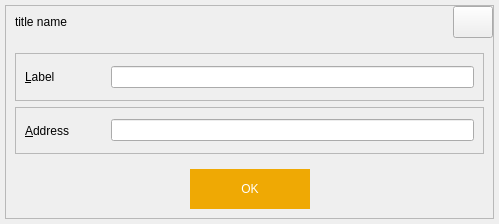
<?xml version="1.0" encoding="UTF-8"?>
<ui version="4.0">
 <class>EditAddressDialog</class>
 <widget class="QDialog" name="EditAddressDialog">
  <property name="geometry">
   <rect>
    <x>0</x>
    <y>0</y>
    <width>499</width>
    <height>224</height>
   </rect>
  </property>
  <property name="windowTitle">
   <string>Edit Address</string>
  </property>
  <layout class="QGridLayout" name="gridLayout">
   <property name="leftMargin">
    <number>5</number>
   </property>
   <property name="topMargin">
    <number>5</number>
   </property>
   <property name="rightMargin">
    <number>5</number>
   </property>
   <property name="bottomMargin">
    <number>5</number>
   </property>
   <item row="0" column="0">
    <widget class="QWidget" name="centerWin" native="true">
     <property name="styleSheet">
      <string notr="true"/>
     </property>
     <layout class="QGridLayout" name="gridLayout_2">
      <property name="leftMargin">
       <number>0</number>
      </property>
      <property name="topMargin">
       <number>0</number>
      </property>
      <property name="rightMargin">
       <number>0</number>
      </property>
      <property name="bottomMargin">
       <number>0</number>
      </property>
      <item row="0" column="0">
       <widget class="QFrame" name="mainframe">
        <property name="styleSheet">
         <string notr="true"/>
        </property>
        <property name="frameShape">
         <enum>QFrame::StyledPanel</enum>
        </property>
        <property name="frameShadow">
         <enum>QFrame::Raised</enum>
        </property>
        <layout class="QVBoxLayout" name="verticalLayout_2">
         <property name="leftMargin">
          <number>0</number>
         </property>
         <property name="topMargin">
          <number>0</number>
         </property>
         <property name="rightMargin">
          <number>0</number>
         </property>
         <property name="bottomMargin">
          <number>9</number>
         </property>
         <item>
          <layout class="QHBoxLayout" name="horizontalLayout_5">
           <property name="leftMargin">
            <number>9</number>
           </property>
           <item>
            <widget class="QLabel" name="label_titleName">
             <property name="text">
              <string>title name</string>
             </property>
            </widget>
           </item>
           <item>
            <spacer name="horizontalSpacer_3">
             <property name="orientation">
              <enum>Qt::Horizontal</enum>
             </property>
             <property name="sizeHint" stdset="0">
              <size>
               <width>40</width>
               <height>20</height>
              </size>
             </property>
            </spacer>
           </item>
           <item>
            <widget class="QPushButton" name="cancelButton">
             <property name="minimumSize">
              <size>
               <width>32</width>
               <height>32</height>
              </size>
             </property>
             <property name="maximumSize">
              <size>
               <width>16777215</width>
               <height>16777215</height>
              </size>
             </property>
             <property name="styleSheet">
              <string notr="true"/>
             </property>
             <property name="text">
              <string/>
             </property>
            </widget>
           </item>
          </layout>
         </item>
         <item>
          <layout class="QVBoxLayout" name="verticalLayout">
           <property name="leftMargin">
            <number>9</number>
           </property>
           <property name="topMargin">
            <number>9</number>
           </property>
           <property name="rightMargin">
            <number>9</number>
           </property>
           <property name="bottomMargin">
            <number>9</number>
           </property>
           <item>
            <widget class="QFrame" name="frame">
             <property name="frameShape">
              <enum>QFrame::StyledPanel</enum>
             </property>
             <property name="frameShadow">
              <enum>QFrame::Raised</enum>
             </property>
             <layout class="QHBoxLayout" name="horizontalLayout_2">
              <item>
               <widget class="QLabel" name="label">
                <property name="minimumSize">
                 <size>
                  <width>80</width>
                  <height>0</height>
                 </size>
                </property>
                <property name="text">
                 <string>&amp;Label</string>
                </property>
                <property name="buddy">
                 <cstring>labelEdit</cstring>
                </property>
               </widget>
              </item>
              <item>
               <widget class="QLineEdit" name="labelEdit">
                <property name="toolTip">
                 <string>The label associated with this address list entry</string>
                </property>
               </widget>
              </item>
             </layout>
            </widget>
           </item>
           <item>
            <widget class="QFrame" name="frame_2">
             <property name="frameShape">
              <enum>QFrame::StyledPanel</enum>
             </property>
             <property name="frameShadow">
              <enum>QFrame::Raised</enum>
             </property>
             <layout class="QHBoxLayout" name="horizontalLayout_3">
              <item>
               <widget class="QLabel" name="label_2">
                <property name="minimumSize">
                 <size>
                  <width>80</width>
                  <height>0</height>
                 </size>
                </property>
                <property name="text">
                 <string>&amp;Address</string>
                </property>
                <property name="buddy">
                 <cstring>addressEdit</cstring>
                </property>
               </widget>
              </item>
              <item>
               <widget class="QValidatedLineEdit" name="addressEdit">
                <property name="toolTip">
                 <string>The address associated with this address list entry. This can only be modified for sending addresses.</string>
                </property>
               </widget>
              </item>
             </layout>
            </widget>
           </item>
          </layout>
         </item>
         <item>
          <layout class="QHBoxLayout" name="horizontalLayout">
           <item>
            <spacer name="horizontalSpacer">
             <property name="orientation">
              <enum>Qt::Horizontal</enum>
             </property>
             <property name="sizeHint" stdset="0">
              <size>
               <width>40</width>
               <height>20</height>
              </size>
             </property>
            </spacer>
           </item>
           <item>
            <widget class="QDialogButtonBox" name="buttonBox">
             <property name="minimumSize">
              <size>
               <width>120</width>
               <height>0</height>
              </size>
             </property>
             <property name="maximumSize">
              <size>
               <width>120</width>
               <height>16777215</height>
              </size>
             </property>
             <property name="styleSheet">
              <string notr="true">QPushButton{
width:120;
height:40;
background-color: rgb(239, 169, 4);
color: rgb(255, 255, 255);
border:hidden;
}</string>
             </property>
             <property name="orientation">
              <enum>Qt::Horizontal</enum>
             </property>
             <property name="standardButtons">
              <set>QDialogButtonBox::Ok</set>
             </property>
            </widget>
           </item>
           <item>
            <spacer name="horizontalSpacer_2">
             <property name="orientation">
              <enum>Qt::Horizontal</enum>
             </property>
             <property name="sizeHint" stdset="0">
              <size>
               <width>40</width>
               <height>20</height>
              </size>
             </property>
            </spacer>
           </item>
          </layout>
         </item>
        </layout>
       </widget>
      </item>
     </layout>
    </widget>
   </item>
  </layout>
 </widget>
 <customwidgets>
  <customwidget>
   <class>QValidatedLineEdit</class>
   <extends>QLineEdit</extends>
   <header>qvalidatedlineedit.h</header>
  </customwidget>
 </customwidgets>
 <resources/>
 <connections>
  <connection>
   <sender>buttonBox</sender>
   <signal>accepted()</signal>
   <receiver>EditAddressDialog</receiver>
   <slot>accept()</slot>
   <hints>
    <hint type="sourcelabel">
     <x>20</x>
     <y>20</y>
    </hint>
    <hint type="destinationlabel">
     <x>20</x>
     <y>20</y>
    </hint>
   </hints>
  </connection>
  <connection>
   <sender>buttonBox</sender>
   <signal>rejected()</signal>
   <receiver>EditAddressDialog</receiver>
   <slot>reject()</slot>
   <hints>
    <hint type="sourcelabel">
     <x>20</x>
     <y>20</y>
    </hint>
    <hint type="destinationlabel">
     <x>20</x>
     <y>20</y>
    </hint>
   </hints>
  </connection>
 </connections>
</ui>
